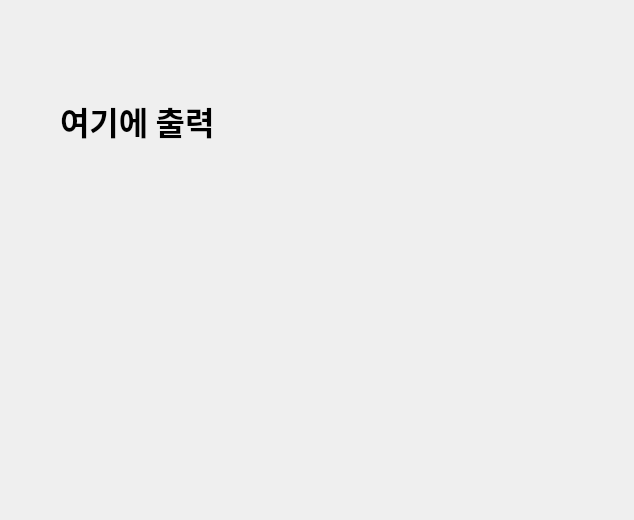
<?xml version="1.0" encoding="UTF-8"?>
<ui version="4.0">
 <class>Dialog</class>
 <widget class="QDialog" name="Dialog">
  <property name="geometry">
   <rect>
    <x>0</x>
    <y>0</y>
    <width>634</width>
    <height>520</height>
   </rect>
  </property>
  <property name="windowTitle">
   <string>Dialog</string>
  </property>
  <widget class="QLabel" name="label">
   <property name="geometry">
    <rect>
     <x>60</x>
     <y>70</y>
     <width>351</width>
     <height>101</height>
    </rect>
   </property>
   <property name="font">
    <font>
     <family>맑은 고딕</family>
     <pointsize>24</pointsize>
     <weight>75</weight>
     <bold>true</bold>
    </font>
   </property>
   <property name="text">
    <string>여기에 출력</string>
   </property>
  </widget>
 </widget>
 <resources/>
 <connections/>
</ui>
